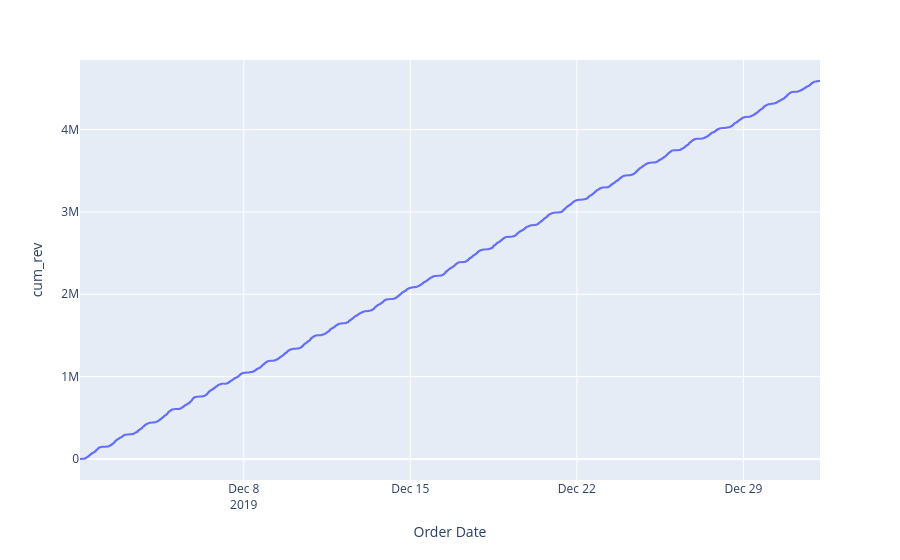

The code cell stored with this chart in its notebook:
### Code cell
px.line(data_frame= df_sorted, x= 'Order Date', y= 'cum_rev')

### Figure 1 — Plotly figure (JSON) as saved in the notebook; plotly's stock layout.template omitted (floating-point values rounded to 4 significant figures; data arrays with more than 128 entries replaced by an {"elided": "..."} marker saying what was removed)
{"data": [{"hovertemplate": "Order Date=%{x}<br>cum_rev=%{y}<extra></extra>", "legendgroup": "", "line": {"color": "#636efa", "dash": "solid"}, "marker": {"symbol": "circle"}, "mode": "lines", "name": "", "showlegend": false, "type": "scattergl", "x": {"elided": "24949 str values"}, "xaxis": "x", "y": {"elided": "24949 float values"}, "yaxis": "y"}], "layout": {"legend": {"tracegroupgap": 0}, "margin": {"t": 60}, "xaxis": {"anchor": "y", "domain": [0, 1], "title": {"text": "Order Date"}}, "yaxis": {"anchor": "x", "domain": [0, 1], "title": {"text": "cum_rev"}}}}
